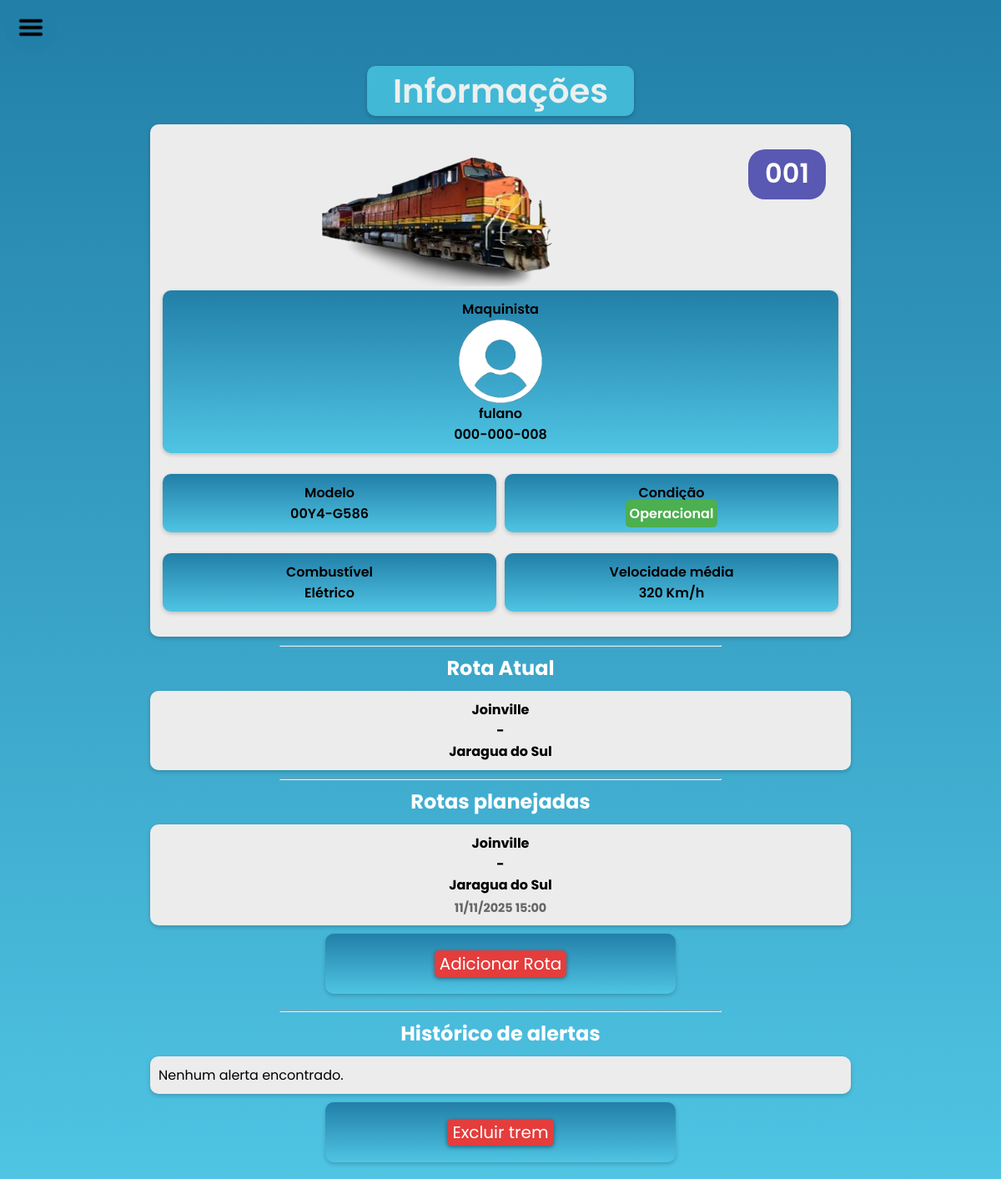
Page /PHP/PAGINAS/traininfo.php?tremid=1 (signed in) on the committed database.
### tables this page shows
CREATE TABLE trem(
    pk_trem INT NOT NULL PRIMARY KEY AUTO_INCREMENT,
    modelo_trem VARCHAR(50) NOT NULL,
    condicao_trem VARCHAR(50) NOT NULL,
    maquinista_trem INT,
    rota_atual_trem INT
);

CREATE TABLE rota(
    pk_rota INT NOT NULL PRIMARY KEY AUTO_INCREMENT,
    nome_rota VARCHAR(50) NOT NULL,
    origem_rota VARCHAR(50) NOT NULL,
    destino_rota VARCHAR(50) NOT NULL,
    distancia_rota DECIMAL(6,2) NOT NULL
);

CREATE TABLE rotas_trem(
    pk_trem INT,
    pk_rota INT,
    data_hora_rota DATETIME NOT NULL,
    PRIMARY KEY (pk_trem, pk_rota)
);

### PHP/PAGINAS/traininfo.php (the view, shortened to what this page needs)
<?php
    include_once("../CODIGO/bd.php");
?>
<!DOCTYPE html>
<html lang="pt_BR">
<head>
    <link rel="stylesheet" href="../../CSS/traininfostyle.css">
    <link rel="stylesheet" href="../../CSS/menu.css">
</head>
<body>
    <div class='home'><button id='menuButtonOpen' onclick='openav()'><img id='icon'
                src='../../IMAGENS/Hamburger_icon.svg.png'></button></div>
    <div class="infoLogo">
        Informações
    </div>
    <?php
        if (isset($_GET['tremid'])) {
            $tremid = intval($_GET['tremid']);
            $sql = "SELECT
                        t.pk_trem,
                        t.modelo_trem,
                        t.condicao_trem,
                        r.origem_rota,
                        r.destino_rota,
                        COUNT(a.pk_alerta) AS total_alertas
                    FROM
                        trem t
                    LEFT JOIN
                        rota r ON t.rota_atual_trem = r.pk_rota
                    LEFT JOIN
                        alerta a ON t.pk_trem = a.pk_trem
                    WHERE
                        t.pk_trem = $tremid
                    GROUP BY
                        t.pk_trem,
                        t.modelo_trem,
                        t.condicao_trem,
                        r.origem_rota,
                        r.destino_rota";
            $sql_alertas = "SELECT
                        tipo_alerta,
                        descricao_alerta,
                        data_hora_alerta,
                        pk_trem
                    FROM
                        alerta
                    WHERE
                        pk_trem = $tremid
                    ORDER BY
                        data_hora_alerta DESC";
            $result = $conn->query($sql);
            if ($result->num_rows > 0) {
                while ($row = $result->fetch_assoc()) {
                    $tipoTrem = strtolower($row["modelo_trem"]);
                    switch ($tipoTrem) {
                        case '00y4-g586': $imagem = 'trem1.png'; break;
                    }
                    $condicao = strtolower($row["condicao_trem"]);
                    switch ($condicao) {
                        case 'operacional': $statusColor = '#4caf50'; break;
                    }
                    if (!empty($row["origem_rota"]) && !empty($row["destino_rota"])) {
                        $localizacao = htmlspecialchars($row["origem_rota"]) . " - " . htmlspecialchars($row["destino_rota"]);
                    } else {
                        $localizacao = "SEM_ROTA";
                    }
                    echo '
                    <div class="bigbox">
                        <div style="display: flex;">
                            <img src="../../IMAGENS/' . $imagem . '">
                            <div class="trainid">' . str_pad($row["pk_trem"], 3, '0', STR_PAD_LEFT) . '</div>
                        </div>
                        <div class="maininfo">
                            <div class="box">
                                <div>Maquinista</div>
                                <img src="../../IMAGENS/user-3296.png">
                                <div>fulano</div>
                                <div>000-000-008</div>
                            </div>
                            <div style="display: flex;">
                                <div class="box" style="width: 100%;">
                                    Modelo <br>' . htmlspecialchars($row["modelo_trem"]) . '
                                </div>
                                <div class="box" style="width: 100%;">
                                    Condição <br>
                                    <span class="texto status-trem" style="background-color:'. $statusColor .'">' . htmlspecialchars($row["condicao_trem"]) . '</span>
                                </div>
                            </div>
                            <div style="display: flex;">
                                <div class="box" style="width: 100%;">Combustível <br>Elétrico</div>
                                <div class="box" style="width: 100%;">Velocidade média <br>320 Km/h</div>
                            </div>
                        </div>
                    </div>
                    <hr>
                    <h2>Rota Atual</h2>
                    <div class="rotaatual">';
                    if ($localizacao =="SEM_ROTA"){
                        echo "<div class='nodatalert'><h1>Não há rotas disponíveis no momento.</h1></div>";
                    } else {
                        echo '
                        <div class="bigbox" style="text-align: center;font-weight: bold;">
                            <div class="traintext">
                                <div><div class="text">' . htmlspecialchars($row["origem_rota"]) . '</div></div>
                                <div class="text">-</div>
                                <div><div class="text">' . htmlspecialchars($row["destino_rota"]) . '</div></div>
                            </div>
                        </div>';
                    }
                    echo '</div><hr><h2>Rotas planejadas</h2>';
                    $sql_rotas = "SELECT t.pk_trem, t.modelo_trem, t.condicao_trem,
                                        r.origem_rota, r.destino_rota, rt.data_hora_rota
                                  FROM trem t
                                  INNER JOIN rotas_trem rt ON t.pk_trem = rt.pk_trem
                                  INNER JOIN rota r ON rt.pk_rota = r.pk_rota
                                  WHERE t.pk_trem = $tremid
                                  ORDER BY rt.data_hora_rota";
                    $result_rotas = $conn->query($sql_rotas);
                    if ($result_rotas->num_rows > 0) {
                        while ($rowr = $result_rotas->fetch_assoc()) {
                            $dataHora = date("d/m/Y H:i", strtotime($rowr["data_hora_rota"]));
                            echo '
                            <div class="bigbox" style="text-align: center;font-weight: bold;">
                                <div class="traintext">
                                    <div><div class="text">' . htmlspecialchars($rowr["origem_rota"]) . '</div></div>
                                    <div class="text">-</div>
                                    <div><div class="text">' . htmlspecialchars($rowr["destino_rota"]) . '</div></div>
                                    <div class="text" style="margin-top: 5px; font-size: 0.9em; color: #666;"> ' . $dataHora . '</div>
                                </div>
                            </div>';
                        }
                    } else {
                        echo "<div class='nodatalert'><h1>Não há rotas planejadas no momento.</h1></div>";
                    }
                    echo '
                    <div class="box free">
                        <div class="alterar" style="font-weight: 200;">
                            <button id="abrirFormRota">Adicionar Rota</button>
                        </div>
                    </div>
                    <div class="bigbox" id="formAddRota" style="display:none; margin-top:20px; padding:20px; border:1px solid #ccc; border-radius:10px; background-color:#f9f9f9;">
                        <h3>Adicionar nova rota ao trem</h3>
                        <form method="POST" action="">
                            <label for="rotaSelect">Selecione a rota:</label><br>
                            <select name="rota_id" id="rotaSelect" required>
                                <option value="">-- Escolha uma rota --</option>';
                    echo '
                            </select><br><br>
                            <label for="dataHora">Data e hora da rota:</label><br>
                            <input type="datetime-local" name="data_hora_rota" id="dataHora" required><br><br>
                            <button type="submit" name="adicionar_rota">Salvar rota</button>
                            <button type="button" onclick="document.getElementById(\'formAddRota\').style.display=\'none\'">Cancelar</button>
                        </form>
                    </div>
                    <script>
                        document.getElementById("abrirFormRota").addEventListener("click", () => {
                            const form = document.getElementById("formAddRota");
                            form.style.display = (form.style.display === "none" || form.style.display === "") ? "block" : "none";
                        });
                    </script>
                    <hr>
                    <h2>Histórico de alertas</h2>';
                    $result_alertas = $conn->query($sql_alertas);
                    if ($result_alertas->num_rows > 0) {
                        while($ra = $result_alertas->fetch_assoc()) {
                            ?>
                            <div class="bigbox">
                                <div class="event">
                                    <div class="tempo"><?php echo date("d-m-Y H:i:s", strtotime($ra["data_hora_alerta"])); ?></div>
                                    <div style="display: flex;">
                                        <div class="dot" style="background-color: <?php echo ($ra["tipo_alerta"] == "Manutenção") ? "gray" : "#e74c3c"; ?>;"></div>
                                        <?php echo htmlspecialchars($ra["descricao_alerta"]); ?>
                                        <?php if (!empty($ra["pk_trem"])): ?>
                                            no veículo de ID <div class="trainid-text"><?php echo $ra["pk_trem"]; ?></div>.
                                        <?php endif; ?>
                                    </div>
                                </div>
                            </div>
                            <?php
                        }
                    } else {
                        echo "<div class='bigbox'><div class='event'>Nenhum alerta encontrado.</div></div>";
                    }
                }
            } else {
                echo "<p>Nenhum trem cadastrado.</p>";
            }
            echo "<div class='box free'>
                    <div class='alterar' style='font-weight: 200;'>
                        <button id='excluirtrem' onclick='editarApagar()'>Excluir trem</button>
                    </div>
                    <div id='botaoapergunta' style='font-weight: 200; display: none;'>
                        <p>Tem certeza que deseja apagar esse trem ?</p>
                        <div class='alterar' style='font-weight: 200;'>
                            <a href='../CODIGO/excluirtrem.php?tremid=".$tremid."'>
                                <button>Sim</button>
                            </a>
                        </div>
                        <div class='alterar' style='font-weight: 200;'>
                            <button onclick='location.reload()'>Não</button>
                        </div>
                    </div>
                    <script>
                        function editarApagar() {
                            document.getElementById('botaoapergunta').style.display = 'inline';
                            document.getElementById('excluirtrem').style.display = 'none';
                        }
                    </script>
                </div>";
        }
    ?>
</body>
</html>

### CSS/traininfostyle.css (style rules this page uses)
body { background-color: #227fa8; background-image: linear-gradient(#227fa8, #4fc4e3); font-family: "Poppins", sans-serif; margin: 0; padding: 0; text-decoration: none; }
.infoLogo { background-color: #41b8d5; border-radius: 10px; text-align: center; color: #ecf0f0; font-family: "Poppins", sans-serif; font-weight: 600; font-style: normal; font-size: 40px; margin-bottom: 10px; margin: 10px; box-shadow: 0 2px 5px rgba(0, 0, 0, 0.2); overflow: hidden; text-overflow: ellipsis; }
.bigbox { background-color: #ececec; border-radius: 10px; padding: 10px; display: block; margin: 10px; box-shadow: 0 2px 5px rgba(0, 0, 0, 0.2); font-weight: 400; color: black; overflow: hidden; text-overflow: ellipsis; }
.bigbox img { max-width: 50%; display: block; margin: auto; }
.box img { max-width: 100px; align-items: center; }
.box { background-color: #227fa8; background-image: linear-gradient(#227fa8, #4fc4e3); border-radius: 10px; padding: 10px; margin: 5px; text-align: center; font-weight: 600; box-shadow: 0 2px 5px rgba(0, 0, 0, 0.2); box-sizing: border-box; color: black; margin-bottom: 20px; overflow: hidden; text-overflow: ellipsis; }
.trainid { margin: 20px; background-color: #5958b2; border-radius: 20px; padding: 5px 20px 5px 20px; color: white; font-weight: 600; font-size: xx-large; max-height: 50px; }
h2 { color: white; text-align: center; margin: 0; }
.alterar { display: flex; align-items: center; justify-content: center; margin: 10px; text-decoration: none; }
.alterar button { border: none; background-color: #e43d3c; font-family: "Poppins", sans-serif; font-weight: bolder; font-size: 20px; color: white; border-radius: 5px; box-shadow: 0 2px 5px rgba(0, 0, 0, 0.4); cursor: pointer; text-decoration: none; }
.status-trem { font-family: "Poppins", sans-serif; border-radius: 5px; color: white; padding: 5px; }
.rotaatual { text-align: center; font-weight: bold; }
@media screen and (min-width: 1024px) { .infoLogo { max-width: 320px; margin-left: auto; margin-right: auto; } }
@media screen and (min-width: 1024px) { .bigbox { max-width: 820px; margin-left: auto; margin-right: auto; } }
@media screen and (min-width: 1024px) { .box.free { max-width: 420px; margin-left: auto; margin-right: auto; margin-bottom: 20px; } }
@media screen and (min-width: 1024px) { hr { width: 44% } }

### CSS/menu.css (style rules this page uses)
.home img { width: 80%; max-width: 40px; height: auto; }
.home button { border: none; border-radius: 50%; padding: 10px; background-color: rgba(34, 127, 168, 0.6); cursor: pointer; margin: 5px; transition: all 0.3s ease; }
@media screen and (min-width: 1024px) { .home button { padding: 12px; } }

### rows in the picture
trem: pk_trem "001", modelo_trem "00Y4-G586", condicao_trem "Operacional", rota_atual_trem.origem_rota "Joinville", rota_atual_trem.destino_rota "Jaragua do Sul"
rotas_trem: pk_rota.origem_rota "Joinville", pk_rota.destino_rota "Jaragua do Sul", data_hora_rota "11/11/2025 15:00"
